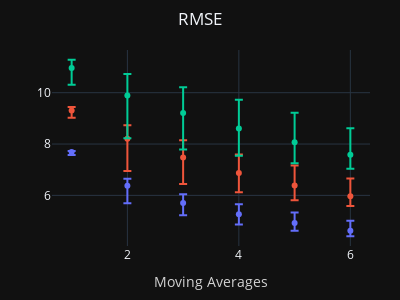
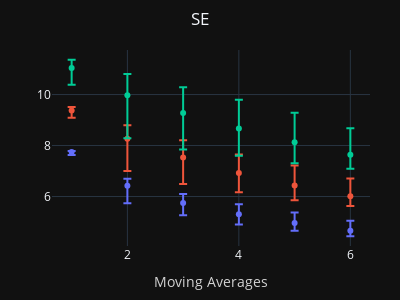
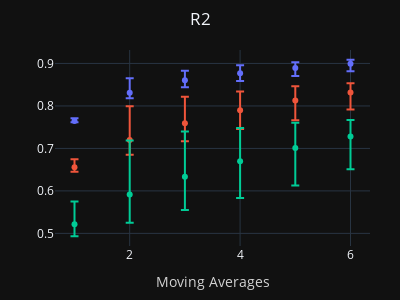
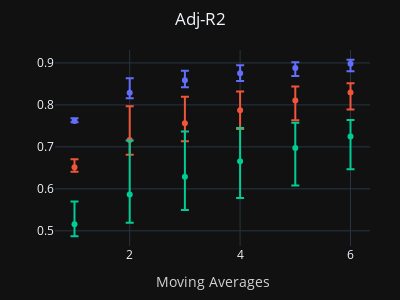

Notebook code cell kept with these figures, in order:
### Markdown cell above
### Multiple linear Regression
- Applying different scopes for parameter adjustments; [1,2,3,4,5,6]
- Feature selection by backward elimination for whole models.

### Code cell
# comparing model performance & backward elimination test
fig1_1, fig1_2, fig1_3 = PA.model_learning([1,3,6], model='LinR')

for f in fig1_1:
    f.show()
fig1_2.show()
fig1_3.show()

### Figure 1 — Plotly figure (JSON) as saved in the notebook; plotly's stock layout.template omitted (floating-point values rounded to 4 significant figures)
{"data": [{"error_y": {"array": [0.04178, 0.2667, 0.3458, 0.3882, 0.4146, 0.3923], "arrayminus": [0.1204, 0.6861, 0.4761, 0.4049, 0.2989, 0.2101]}, "hovertemplate": "SC=1<br>MA=%{x}<br>RMSE_mean=%{y}<extra></extra>", "legendgroup": "1", "marker": {"color": "#636efa", "symbol": "circle"}, "mode": "markers", "name": "1", "orientation": "v", "showlegend": true, "type": "scatter", "x": [1, 2, 3, 4, 5, 6], "xaxis": "x", "y": [7.69, 6.378, 5.703, 5.266, 4.922, 4.62], "yaxis": "y"}, {"error_y": {"array": [0.1426, 0.5334, 0.6705, 0.7242, 0.7717, 0.6878], "arrayminus": [0.2776, 1.253, 1.026, 0.7442, 0.5752, 0.3772]}, "hovertemplate": "SC=3<br>MA=%{x}<br>RMSE_mean=%{y}<extra></extra>", "legendgroup": "3", "marker": {"color": "#EF553B", "symbol": "circle"}, "mode": "markers", "name": "3", "orientation": "v", "showlegend": true, "type": "scatter", "x": [1, 2, 3, 4, 5, 6], "xaxis": "x", "y": [9.303, 8.202, 7.473, 6.87, 6.388, 5.966], "yaxis": "y"}, {"error_y": {"array": [0.3195, 0.8325, 1.002, 1.119, 1.152, 1.028], "arrayminus": [0.6547, 1.667, 1.426, 1.056, 0.8188, 0.5441]}, "hovertemplate": "SC=6<br>MA=%{x}<br>RMSE_mean=%{y}<extra></extra>", "legendgroup": "6", "marker": {"color": "#00cc96", "symbol": "circle"}, "mode": "markers", "name": "6", "orientation": "v", "showlegend": true, "type": "scatter", "x": [1, 2, 3, 4, 5, 6], "xaxis": "x", "y": [10.96, 9.895, 9.209, 8.602, 8.067, 7.584], "yaxis": "y"}], "layout": {"height": 300, "legend": {"title": {"text": "SC"}, "tracegroupgap": 0}, "margin": {"b": 50, "l": 30, "r": 30, "t": 50}, "showlegend": false, "title": {"text": "RMSE", "x": 0.5, "xanchor": "center"}, "width": 400, "xaxis": {"anchor": "y", "domain": [0, 1], "title": {"font": {"color": "lightgrey"}, "text": "Moving Averages"}}, "yaxis": {"anchor": "x", "domain": [0, 1], "title": {"text": ""}}}}

### Figure 2 — Plotly figure (JSON) as saved in the notebook; plotly's stock layout.template omitted (floating-point values rounded to 4 significant figures)
{"data": [{"error_y": {"array": [0.04243, 0.2689, 0.3485, 0.3913, 0.4179, 0.3955], "arrayminus": [0.1216, 0.6914, 0.4799, 0.408, 0.3013, 0.2117]}, "hovertemplate": "SC=1<br>MA=%{x}<br>SE_mean=%{y}<extra></extra>", "legendgroup": "1", "marker": {"color": "#636efa", "symbol": "circle"}, "mode": "markers", "name": "1", "orientation": "v", "showlegend": true, "type": "scatter", "x": [1, 2, 3, 4, 5, 6], "xaxis": "x", "y": [7.747, 6.425, 5.745, 5.305, 4.958, 4.655], "yaxis": "y"}, {"error_y": {"array": [0.1436, 0.5376, 0.6756, 0.7299, 0.7777, 0.6932], "arrayminus": [0.2801, 1.263, 1.034, 0.7499, 0.5796, 0.3801]}, "hovertemplate": "SC=3<br>MA=%{x}<br>SE_mean=%{y}<extra></extra>", "legendgroup": "3", "marker": {"color": "#EF553B", "symbol": "circle"}, "mode": "markers", "name": "3", "orientation": "v", "showlegend": true, "type": "scatter", "x": [1, 2, 3, 4, 5, 6], "xaxis": "x", "y": [9.371, 8.262, 7.529, 6.921, 6.436, 6.011], "yaxis": "y"}, {"error_y": {"array": [0.3217, 0.8389, 1.009, 1.128, 1.161, 1.036], "arrayminus": [0.6599, 1.68, 1.437, 1.065, 0.8251, 0.5484]}, "hovertemplate": "SC=6<br>MA=%{x}<br>SE_mean=%{y}<extra></extra>", "legendgroup": "6", "marker": {"color": "#00cc96", "symbol": "circle"}, "mode": "markers", "name": "6", "orientation": "v", "showlegend": true, "type": "scatter", "x": [1, 2, 3, 4, 5, 6], "xaxis": "x", "y": [11.04, 9.968, 9.277, 8.666, 8.127, 7.64], "yaxis": "y"}], "layout": {"height": 300, "legend": {"title": {"text": "SC"}, "tracegroupgap": 0}, "margin": {"b": 50, "l": 30, "r": 30, "t": 50}, "showlegend": false, "title": {"text": "SE", "x": 0.5, "xanchor": "center"}, "width": 400, "xaxis": {"anchor": "y", "domain": [0, 1], "title": {"font": {"color": "lightgrey"}, "text": "Moving Averages"}}, "yaxis": {"anchor": "x", "domain": [0, 1], "title": {"text": ""}}}}

### Figure 3 — Plotly figure (JSON) as saved in the notebook; plotly's stock layout.template omitted (floating-point values rounded to 4 significant figures)
{"data": [{"error_y": {"array": [0.0062, 0.03411, 0.02227, 0.01841, 0.0133, 0.009216], "arrayminus": [0.00289, 0.01332, 0.01657, 0.0182, 0.01903, 0.01762]}, "hovertemplate": "SC=1<br>MA=%{x}<br>R2_mean=%{y}<extra></extra>", "legendgroup": "1", "marker": {"color": "#636efa", "symbol": "circle"}, "mode": "markers", "name": "1", "orientation": "v", "showlegend": true, "type": "scatter", "x": [1, 2, 3, 4, 5, 6], "xaxis": "x", "y": [0.7646, 0.8312, 0.8604, 0.8772, 0.8893, 0.8994], "yaxis": "y"}, {"error_y": {"array": [0.01873, 0.07932, 0.06226, 0.04415, 0.03313, 0.02133], "arrayminus": [0.01068, 0.03498, 0.0423, 0.04444, 0.04641, 0.04022]}, "hovertemplate": "SC=3<br>MA=%{x}<br>R2_mean=%{y}<extra></extra>", "legendgroup": "3", "marker": {"color": "#EF553B", "symbol": "circle"}, "mode": "markers", "name": "3", "orientation": "v", "showlegend": true, "type": "scatter", "x": [1, 2, 3, 4, 5, 6], "xaxis": "x", "y": [0.6555, 0.7199, 0.7592, 0.79, 0.8129, 0.8319], "yaxis": "y"}, {"error_y": {"array": [0.05372, 0.1271, 0.1064, 0.07796, 0.05965, 0.0391], "arrayminus": [0.02805, 0.06661, 0.07843, 0.08682, 0.08812, 0.07682]}, "hovertemplate": "SC=6<br>MA=%{x}<br>R2_mean=%{y}<extra></extra>", "legendgroup": "6", "marker": {"color": "#00cc96", "symbol": "circle"}, "mode": "markers", "name": "6", "orientation": "v", "showlegend": true, "type": "scatter", "x": [1, 2, 3, 4, 5, 6], "xaxis": "x", "y": [0.5214, 0.5914, 0.6334, 0.67, 0.701, 0.7279], "yaxis": "y"}], "layout": {"height": 300, "legend": {"title": {"text": "SC"}, "tracegroupgap": 0}, "margin": {"b": 50, "l": 30, "r": 30, "t": 50}, "showlegend": false, "title": {"text": "R2", "x": 0.5, "xanchor": "center"}, "width": 400, "xaxis": {"anchor": "y", "domain": [0, 1], "title": {"font": {"color": "lightgrey"}, "text": "Moving Averages"}}, "yaxis": {"anchor": "x", "domain": [0, 1], "title": {"text": ""}}}}

### Figure 4 — Plotly figure (JSON) as saved in the notebook; plotly's stock layout.template omitted (floating-point values rounded to 4 significant figures)
{"data": [{"error_y": {"array": [0.006293, 0.03454, 0.02255, 0.01865, 0.01347, 0.009332], "arrayminus": [0.002914, 0.0135, 0.01678, 0.01843, 0.01928, 0.01784]}, "hovertemplate": "SC=1<br>MA=%{x}<br>Adj-R2_mean=%{y}<extra></extra>", "legendgroup": "1", "marker": {"color": "#636efa", "symbol": "circle"}, "mode": "markers", "name": "1", "orientation": "v", "showlegend": true, "type": "scatter", "x": [1, 2, 3, 4, 5, 6], "xaxis": "x", "y": [0.7617, 0.8291, 0.8587, 0.8756, 0.888, 0.8981], "yaxis": "y"}, {"error_y": {"array": [0.01898, 0.08031, 0.06305, 0.04471, 0.03355, 0.0216], "arrayminus": [0.0108, 0.03542, 0.04284, 0.04501, 0.047, 0.04074]}, "hovertemplate": "SC=3<br>MA=%{x}<br>Adj-R2_mean=%{y}<extra></extra>", "legendgroup": "3", "marker": {"color": "#EF553B", "symbol": "circle"}, "mode": "markers", "name": "3", "orientation": "v", "showlegend": true, "type": "scatter", "x": [1, 2, 3, 4, 5, 6], "xaxis": "x", "y": [0.6513, 0.7165, 0.7563, 0.7874, 0.8106, 0.8298], "yaxis": "y"}, {"error_y": {"array": [0.05441, 0.1287, 0.1078, 0.07895, 0.06041, 0.03959], "arrayminus": [0.02838, 0.06745, 0.07942, 0.08793, 0.08924, 0.0778]}, "hovertemplate": "SC=6<br>MA=%{x}<br>Adj-R2_mean=%{y}<extra></extra>", "legendgroup": "6", "marker": {"color": "#00cc96", "symbol": "circle"}, "mode": "markers", "name": "6", "orientation": "v", "showlegend": true, "type": "scatter", "x": [1, 2, 3, 4, 5, 6], "xaxis": "x", "y": [0.5156, 0.5864, 0.6289, 0.6659, 0.6973, 0.7245], "yaxis": "y"}], "layout": {"height": 300, "legend": {"title": {"text": "SC"}, "tracegroupgap": 0}, "margin": {"b": 50, "l": 30, "r": 30, "t": 50}, "showlegend": false, "title": {"text": "Adj-R2", "x": 0.5, "xanchor": "center"}, "width": 400, "xaxis": {"anchor": "y", "domain": [0, 1], "title": {"font": {"color": "lightgrey"}, "text": "Moving Averages"}}, "yaxis": {"anchor": "x", "domain": [0, 1], "title": {"text": ""}}}}
